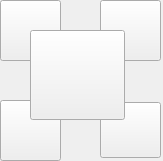
<?xml version="1.0" encoding="UTF-8"?>
<ui version="4.0">
 <class>Place</class>
 <widget class="QWidget" name="Place">
  <property name="geometry">
   <rect>
    <x>0</x>
    <y>0</y>
    <width>163</width>
    <height>161</height>
   </rect>
  </property>
  <property name="windowTitle">
   <string>Form</string>
  </property>
  <widget class="QPushButton" name="button">
   <property name="geometry">
    <rect>
     <x>30</x>
     <y>30</y>
     <width>95</width>
     <height>90</height>
    </rect>
   </property>
   <property name="styleSheet">
    <string notr="true">border-image: url(:/images/images/place point/empt.png);</string>
   </property>
   <property name="text">
    <string/>
   </property>
  </widget>
  <widget class="QWidget" name="layoutWidget">
   <property name="geometry">
    <rect>
     <x>0</x>
     <y>0</y>
     <width>161</width>
     <height>161</height>
    </rect>
   </property>
   <layout class="QGridLayout" name="gridLayout">
    <item row="0" column="0">
     <widget class="QPushButton" name="rock">
      <property name="minimumSize">
       <size>
        <width>50</width>
        <height>60</height>
       </size>
      </property>
      <property name="maximumSize">
       <size>
        <width>93</width>
        <height>101</height>
       </size>
      </property>
      <property name="styleSheet">
       <string notr="true">border-image: url(:/images/images/place point/empt.png);
image: url(:/images/images/place point/rock_.png);</string>
      </property>
      <property name="text">
       <string/>
      </property>
     </widget>
    </item>
    <item row="0" column="1">
     <spacer name="horizontalSpacer">
      <property name="orientation">
       <enum>Qt::Horizontal</enum>
      </property>
      <property name="sizeHint" stdset="0">
       <size>
        <width>30</width>
        <height>17</height>
       </size>
      </property>
     </spacer>
    </item>
    <item row="0" column="2">
     <widget class="QPushButton" name="ice">
      <property name="minimumSize">
       <size>
        <width>61</width>
        <height>61</height>
       </size>
      </property>
      <property name="maximumSize">
       <size>
        <width>93</width>
        <height>101</height>
       </size>
      </property>
      <property name="styleSheet">
       <string notr="true">border-image: url(:/images/images/place point/empt.png);
image: url(:/images/images/place point/ice_.png);</string>
      </property>
      <property name="text">
       <string/>
      </property>
     </widget>
    </item>
    <item row="1" column="0">
     <spacer name="verticalSpacer">
      <property name="orientation">
       <enum>Qt::Vertical</enum>
      </property>
      <property name="sizeHint" stdset="0">
       <size>
        <width>20</width>
        <height>40</height>
       </size>
      </property>
     </spacer>
    </item>
    <item row="1" column="2">
     <spacer name="verticalSpacer_2">
      <property name="orientation">
       <enum>Qt::Vertical</enum>
      </property>
      <property name="sizeHint" stdset="0">
       <size>
        <width>20</width>
        <height>40</height>
       </size>
      </property>
     </spacer>
    </item>
    <item row="2" column="0">
     <widget class="QPushButton" name="grass">
      <property name="minimumSize">
       <size>
        <width>61</width>
        <height>61</height>
       </size>
      </property>
      <property name="maximumSize">
       <size>
        <width>71</width>
        <height>81</height>
       </size>
      </property>
      <property name="styleSheet">
       <string notr="true">border-image: url(:/images/images/place point/empt.png);
image: url(:/images/images/place point/grass_.png);</string>
      </property>
      <property name="text">
       <string/>
      </property>
     </widget>
    </item>
    <item row="2" column="1">
     <spacer name="horizontalSpacer_2">
      <property name="orientation">
       <enum>Qt::Horizontal</enum>
      </property>
      <property name="sizeHint" stdset="0">
       <size>
        <width>30</width>
        <height>17</height>
       </size>
      </property>
     </spacer>
    </item>
    <item row="2" column="2">
     <widget class="QPushButton" name="cancel1">
      <property name="minimumSize">
       <size>
        <width>61</width>
        <height>56</height>
       </size>
      </property>
      <property name="styleSheet">
       <string notr="true">border-image: url(:/images/images/place point/empt.png);
image: url(:/images/images/place point/cancel.png);</string>
      </property>
      <property name="text">
       <string/>
      </property>
     </widget>
    </item>
   </layout>
  </widget>
  <zorder>layoutWidget</zorder>
  <zorder>button</zorder>
 </widget>
 <resources/>
 <connections/>
</ui>
